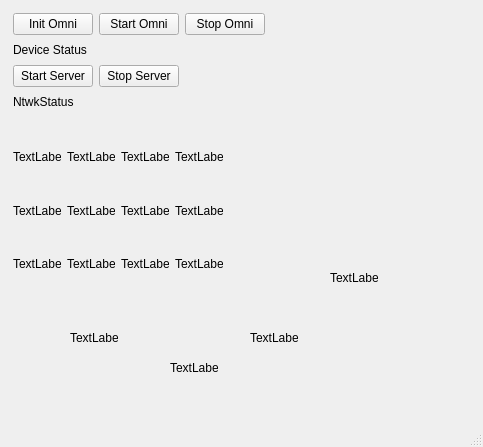
<?xml version="1.0" encoding="UTF-8"?>
<ui version="4.0">
 <class>MainWindow</class>
 <widget class="QMainWindow" name="MainWindow">
  <property name="geometry">
   <rect>
    <x>0</x>
    <y>0</y>
    <width>483</width>
    <height>447</height>
   </rect>
  </property>
  <property name="sizePolicy">
   <sizepolicy hsizetype="Preferred" vsizetype="Minimum">
    <horstretch>0</horstretch>
    <verstretch>0</verstretch>
   </sizepolicy>
  </property>
  <property name="windowTitle">
   <string>MainWindow</string>
  </property>
  <widget class="QWidget" name="centralwidget">
   <widget class="QWidget" name="gridLayoutWidget">
    <property name="geometry">
     <rect>
      <x>10</x>
      <y>10</y>
      <width>461</width>
      <height>104</height>
     </rect>
    </property>
    <layout class="QGridLayout" name="gridLayout">
     <property name="leftMargin">
      <number>3</number>
     </property>
     <property name="topMargin">
      <number>3</number>
     </property>
     <property name="rightMargin">
      <number>3</number>
     </property>
     <property name="bottomMargin">
      <number>3</number>
     </property>
     <item row="2" column="0">
      <widget class="QPushButton" name="btnStartServer">
       <property name="text">
        <string>Start Server</string>
       </property>
      </widget>
     </item>
     <item row="2" column="1">
      <widget class="QPushButton" name="btnStopServer">
       <property name="text">
        <string>Stop Server</string>
       </property>
      </widget>
     </item>
     <item row="1" column="0" colspan="4">
      <widget class="QLabel" name="lblMessage">
       <property name="text">
        <string>Device Status</string>
       </property>
      </widget>
     </item>
     <item row="3" column="0" colspan="4">
      <widget class="QLabel" name="lblNtwkStatus">
       <property name="text">
        <string>NtwkStatus</string>
       </property>
      </widget>
     </item>
     <item row="0" column="3">
      <spacer name="horizontalSpacer">
       <property name="orientation">
        <enum>Qt::Horizontal</enum>
       </property>
       <property name="sizeHint" stdset="0">
        <size>
         <width>400</width>
         <height>20</height>
        </size>
       </property>
      </spacer>
     </item>
     <item row="0" column="2">
      <widget class="QPushButton" name="btnStopOmni">
       <property name="text">
        <string>Stop Omni</string>
       </property>
      </widget>
     </item>
     <item row="0" column="1">
      <widget class="QPushButton" name="btnStartOmni">
       <property name="text">
        <string>Start Omni</string>
       </property>
      </widget>
     </item>
     <item row="0" column="0">
      <widget class="QPushButton" name="btnInitOmni">
       <property name="text">
        <string>Init Omni</string>
       </property>
      </widget>
     </item>
    </layout>
   </widget>
   <widget class="QWidget" name="gridLayoutWidget_2">
    <property name="geometry">
     <rect>
      <x>10</x>
      <y>130</y>
      <width>216</width>
      <height>161</height>
     </rect>
    </property>
    <layout class="QGridLayout" name="gridLayout_2">
     <property name="leftMargin">
      <number>3</number>
     </property>
     <property name="topMargin">
      <number>3</number>
     </property>
     <property name="rightMargin">
      <number>3</number>
     </property>
     <property name="bottomMargin">
      <number>3</number>
     </property>
     <item row="0" column="2">
      <widget class="QLabel" name="label_3">
       <property name="text">
        <string>TextLabel</string>
       </property>
      </widget>
     </item>
     <item row="0" column="0">
      <widget class="QLabel" name="label_2">
       <property name="text">
        <string>TextLabel</string>
       </property>
      </widget>
     </item>
     <item row="1" column="2">
      <widget class="QLabel" name="label_7">
       <property name="text">
        <string>TextLabel</string>
       </property>
      </widget>
     </item>
     <item row="1" column="1">
      <widget class="QLabel" name="label_6">
       <property name="text">
        <string>TextLabel</string>
       </property>
      </widget>
     </item>
     <item row="1" column="3">
      <widget class="QLabel" name="label_8">
       <property name="text">
        <string>TextLabel</string>
       </property>
      </widget>
     </item>
     <item row="0" column="1">
      <widget class="QLabel" name="label">
       <property name="text">
        <string>TextLabel</string>
       </property>
      </widget>
     </item>
     <item row="0" column="3">
      <widget class="QLabel" name="label_4">
       <property name="text">
        <string>TextLabel</string>
       </property>
      </widget>
     </item>
     <item row="1" column="0">
      <widget class="QLabel" name="label_5">
       <property name="text">
        <string>TextLabel</string>
       </property>
      </widget>
     </item>
     <item row="2" column="0">
      <widget class="QLabel" name="label_9">
       <property name="text">
        <string>TextLabel</string>
       </property>
      </widget>
     </item>
     <item row="2" column="1">
      <widget class="QLabel" name="label_10">
       <property name="text">
        <string>TextLabel</string>
       </property>
      </widget>
     </item>
     <item row="2" column="2">
      <widget class="QLabel" name="label_11">
       <property name="text">
        <string>TextLabel</string>
       </property>
      </widget>
     </item>
     <item row="2" column="3">
      <widget class="QLabel" name="label_12">
       <property name="text">
        <string>TextLabel</string>
       </property>
      </widget>
     </item>
    </layout>
   </widget>
   <widget class="QLabel" name="label_13">
    <property name="geometry">
     <rect>
      <x>70</x>
      <y>330</y>
      <width>48</width>
      <height>16</height>
     </rect>
    </property>
    <property name="text">
     <string>TextLabel</string>
    </property>
   </widget>
   <widget class="QLabel" name="label_14">
    <property name="geometry">
     <rect>
      <x>170</x>
      <y>360</y>
      <width>48</width>
      <height>16</height>
     </rect>
    </property>
    <property name="text">
     <string>TextLabel</string>
    </property>
   </widget>
   <widget class="QLabel" name="label_15">
    <property name="geometry">
     <rect>
      <x>250</x>
      <y>330</y>
      <width>48</width>
      <height>16</height>
     </rect>
    </property>
    <property name="text">
     <string>TextLabel</string>
    </property>
   </widget>
   <widget class="QLabel" name="label_16">
    <property name="geometry">
     <rect>
      <x>330</x>
      <y>270</y>
      <width>48</width>
      <height>16</height>
     </rect>
    </property>
    <property name="text">
     <string>TextLabel</string>
    </property>
   </widget>
  </widget>
  <widget class="QMenuBar" name="menubar">
   <property name="geometry">
    <rect>
     <x>0</x>
     <y>0</y>
     <width>483</width>
     <height>22</height>
    </rect>
   </property>
  </widget>
  <widget class="QStatusBar" name="statusbar"/>
 </widget>
 <resources/>
 <connections/>
</ui>
